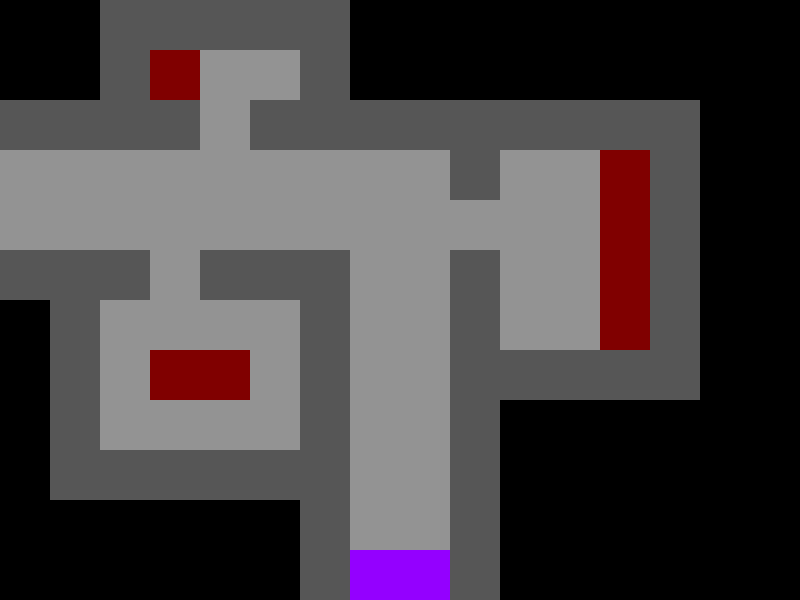

Below is a game level as drawn by its tile map, then a one-line description and the .tmx that defines it (tile-layer data replaced by summaries):
An orthogonal 16x12 tile map with 50x50 px tiles, 1 tile layer (Tile Layer 1).

<map version="1.0" orientation="orthogonal" width="16" height="12" tilewidth="50" tileheight="50">
 <properties>
  <property name="hero.position" value="25,225,1" />
 </properties>
 <tileset firstgid="1" name="tiles" tilewidth="50" tileheight="50">
  <image source="tiles.png" width="200" height="200" />
 </tileset>
 <layer name="Tile Layer 1" width="16" height="12">
  <data>[192 cells, 192 non-empty, 5 distinct tile ids]</data>
 </layer>
</map>